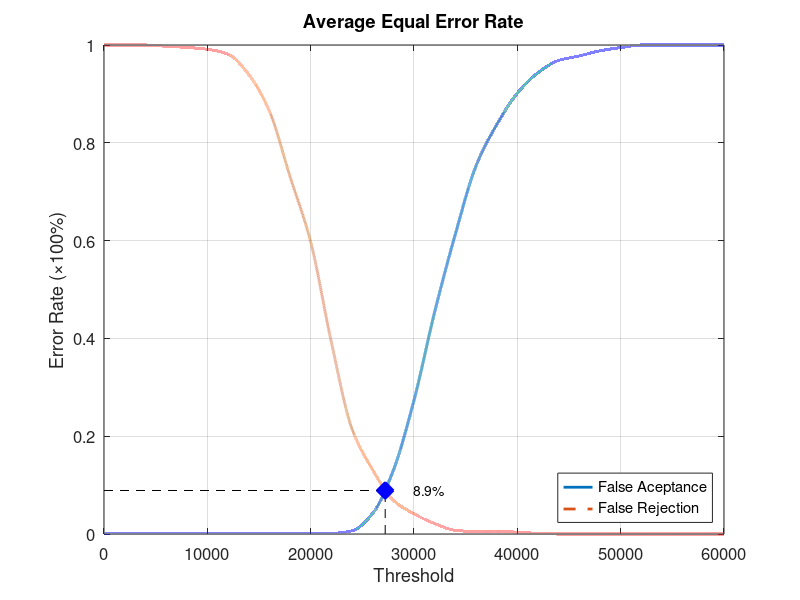
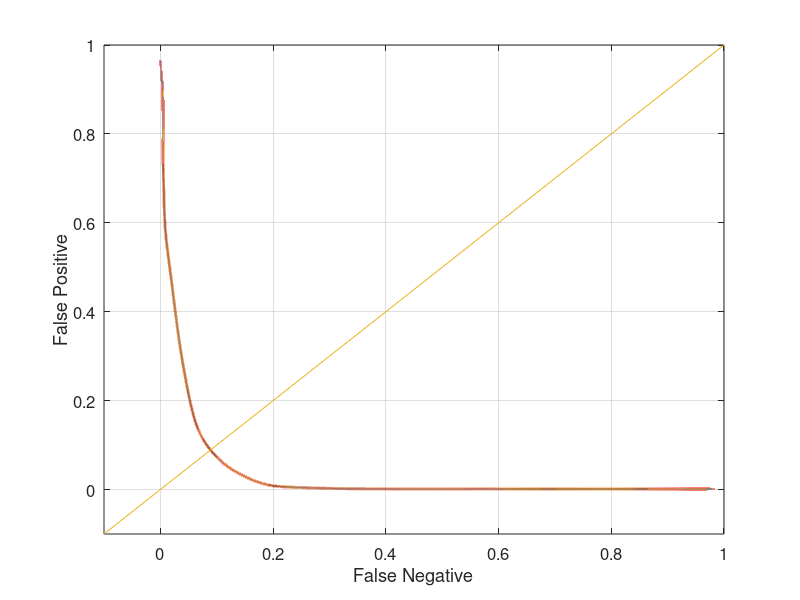

MATLAB code to generate these figures, in order:
function yEER = Experiment5Average
close all;
clear;
clc;
x = 0:2000:60000;
xq = 0:0.5:60000;

y0 = [0 0.00131579 0.00131579 0.00131579 0.00131579 0.00131579 0.00131579 0.00131579 0.00131579 0.00131579 0.00131579 0.00131579 0.00657895 0.0421053 0.130263 0.273684 0.453947 0.613158 0.752632 0.836842 0.901316 0.943421 0.968421 0.977632 0.988158 0.994737 1 1 1 1 1];
yy0 = interp1(x, y0, xq, 'pchip');
y1 = [1 1 1 0.9975 0.995 0.99125 0.98125 0.94 0.865 0.73125 0.5975 0.3925 0.215 0.13125 0.06875 0.04125 0.02125 0.0075 0.005 0.005 0.00375 0.00125 0 0 0 0 0 0 0 0 0];
yy1 = interp1(x, y1, xq, 'pchip');

% Calculating EER: 
y2 = abs(y0 - y1);
find(y2 == min(y2))
yy2 = abs(yy0 - yy1);
xEER = find(yy2 == min(yy2));
xEERIndex = xq(xEER) % X-axis EER
yEER = yy0(xEER) % Y-axis EER

main = figure
plot(xq, yy0,'-','LineWidth', 2);	hold on
plot(xq, yy1,'--','LineWidth', 2);	hold on
plot([xEERIndex xEERIndex], [0 yEER], 'k--');	hold on
plot([0 xEERIndex], [yEER yEER], 'k--');	hold on
plot(xEERIndex, yEER, 'bx', 'LineWidth', 10);	hold on
text(xEERIndex + 10 * xEERIndex / 100, yEER, [num2str(round((10000 * yEER)) / 100) '%'])
legend('False Aceptance', 'False Rejection', 'Location', 'SouthEast')
xlabel('Threshold')
ylabel('Error Rate (\times100%)')
title('Average Equal Error Rate')
set(gca, 'FontSize', 12)
axis([0 60000 0 1])
grid on

print(main, 'Experiment5AverageMain', '-dpng');
FNRxFPR = figure('Color', [1 1 1]);
plot(yy1, yy0, '-', yy1, yy0, 'LineWidth', 2);
hold on
y = -0.1:0.1:1
plot(y, y); 
set(gca, 'FontSize', 12)
xlabel('False Negative')
ylabel('False Positive')
axis([-0.1 1 -0.1 1])
set(gca, 'FontSize', 12)
grid on

print(FNRxFPR, 'Experiment5AverageFNRxFPR','-dpng');
end
